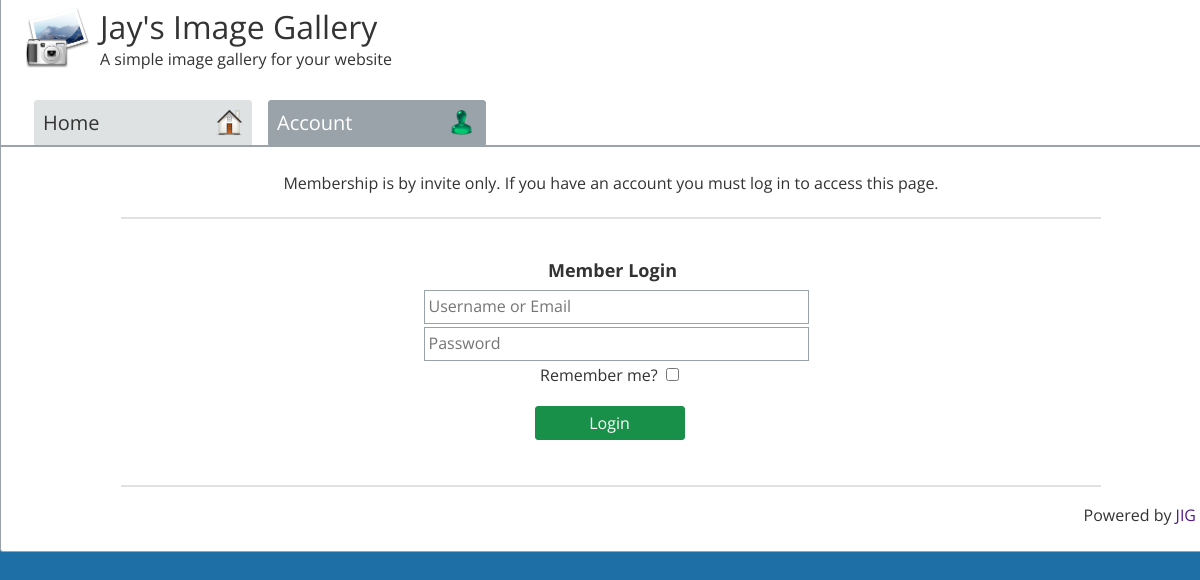
Page /index.php?menu=account on the committed database.
### tables this page shows
CREATE TABLE general ( 
	title varchar(100) NOT NULL, 
	subtitle varchar(250) NOT NULL,
	language varchar (50) NOT NULL,
	numpage int (5) NOT NULL,
	picpage int (5) NOT NULL,
	hideinfo varchar (5) NOT NUll,
	comments varchar (10) NOT NULL,
	commentorder varchar (10) NOT NULL,
	recaptcha varchar (10) NOT NULL,
	sitekey varchar (50) NOT NULL,
	secretkey varchar (50) NOT NULL,
	watermark varchar (10) NOT NULL,
	wmposition varchar (25) NOT NUll,
	textwatermark varchar (100) NOT NULL,
	wmtextcolor varchar (10) NOT NULL,
	imagewatermark varchar (100)  NOT NULL,
	apdorder varchar (10) NOT NULL,
	contactform varchar (5) NOT NULL,
	branding varchar (5) NOT NULL,
	notifyanon varchar (5) NOT NULL,
	fadeeffect varchar (5) NOT NULL
);

### languages/english.php (called while the page is built, shortened)
<?php
$pow = "Powered by";
$tab6 = "Account";
$hometab = "Home";
?>

### index.php (the view, shortened to what this page needs)
<?php
require ('config.php');
	$sql1 = "SELECT title,subtitle FROM general";
	$result1 = mysqli_query($dbconnect, $sql1);
	$row1 = mysqli_fetch_row($result1);
		$title = $row1[0];
		$subtitle = $row1[1];
?>
<!DOCTYPE html>
<html>
<head>
	<link rel="stylesheet" type="text/css" href="style.php?<?php echo time(); ?>">
</head>
<body>
<div class="main">
	<div class="header">
<img class="logo" src="images/system/logo.png">
	<span class="title">
		<a href="index.php">
<?php
	echo $title;
?>
		</a>
	</span>
<br>
<span class="subtitle">
<?php
	echo $subtitle;
?>
</span>
<br><br>
<div class="adminmenu">
<a href="index.php">
	<div class="adminmenuitem <?php $menu = $_GET["menu"]; if ($menu == 'home' or $menu == '') { echo 'selected'; } ?>"><?php echo $hometab; ?>
	<img class="menugraphic" src="images/system/home.png">
	</div>
</a>
<a href="index.php?menu=account">
	<div class="adminmenuitem <?php $menu = $_GET["menu"]; if ($menu == 'account') { echo 'selected'; } ?>"><?php echo $tab6; ?>
	<img class="menugraphic" src="images/system/account.png">
	</div>
</a>
</div>
</div>
<div class="imain">
<?php
	$menu = $_GET["menu"];
if ($menu == "account") {
	include ("account.php");
	} elseif ($menu == "contact") {
	include ("contact.php");
}
?>
</div>
<div class="footer">
	<hr class="divider">
	<br>
<?php
	$sql17 = "SELECT branding FROM general";
	$result17 = mysqli_query($dbconnect, $sql17);
	$row17 = mysqli_fetch_row($result17);
	$branding = $row17[0];
?>
	<span class="product"><?php if ($branding == "off") { echo "$pow <a target=\"_blank\" href=\"https://github.com/jaysimagegallery/jig\">JIG</a></span>"; } ?>
</div>
</body>
</html>

### rows in the picture
general: title "Jay's Image Gallery", subtitle "A simple image gallery for your website"

### other values in the picture
$hometab "Home"
$tab6 "Account"
$memberinvite "Membership is by invite only. If you have an account you must log in to access this page."
$memberlogin "Member Login"
$rememberme "Remember me?"
$pow "Powered by"
